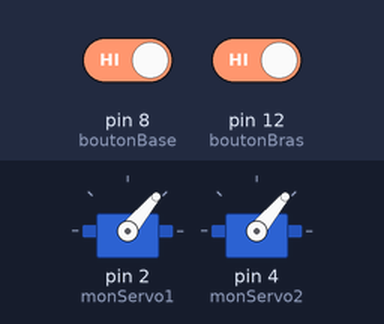
The sketch below on a simulated Arduino Uno, built with avr-gcc and run on an emulated ATmega328P. Parts: 2 × servo. Inputs (shaded band) come from the test bench; at power-on: pin 8 (boutonBase) HIGH, pin 12 (boutonBras) HIGH.

Above: at 1.3 s.
1.4 s: pin 8 (boutonBase) driven LOW
4.4 s: pin 12 (boutonBras) driven LOW
At 4.58 s:
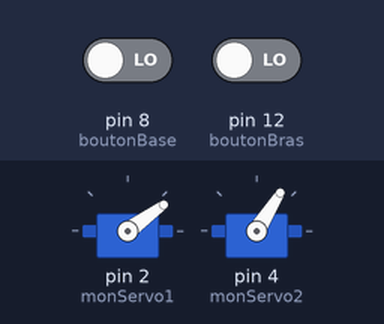
7.4 s: pin 8 (boutonBase) driven HIGH
At 7.61 s:
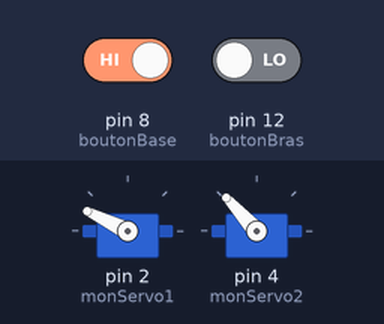
10.4 s: pin 8 (boutonBase) driven LOW
At 10.94 s:
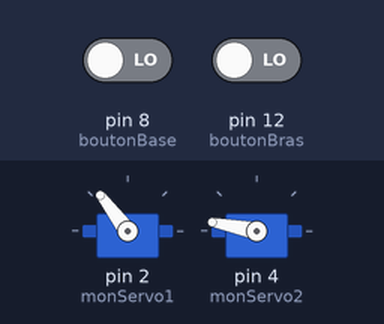
13.4 s: pin 8 (boutonBase) driven HIGH
At 13.66 s:
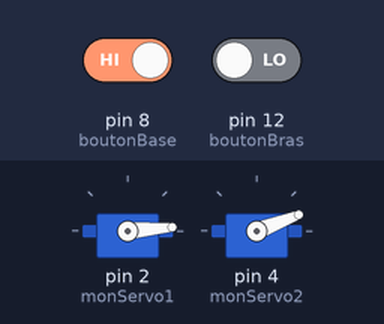
16.4 s: pin 8 (boutonBase) driven LOW
At 16.69 s:
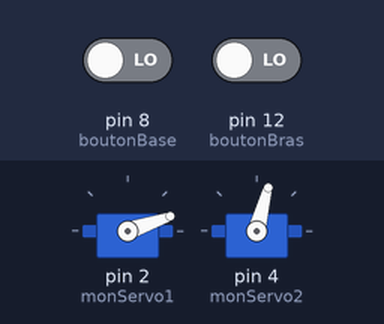
Timing chart, 0 to 22.5 s (numbered marks = the images above; inputs shaded):
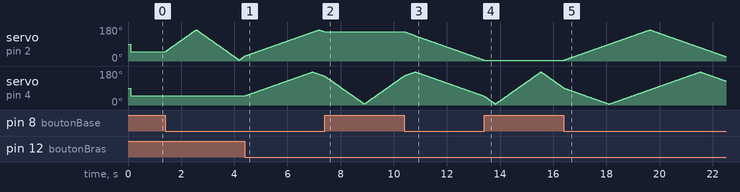

The sketch:

bras_avancee.ino
```cpp
#include <Servo.h>

Servo monServo1;
Servo monServo2;
int posiMoteur = 0;
int boutonBase = 8;
int boutonBras = 12;
int monteeBras = 1;
int monteeBase = 1;
int posiBase = 50;
int posiBras = 50;
int mvtBase;
int mvtBras;

void setup() {
  // put your setup code here, to run once:
monServo1.attach(2);
monServo2.attach(4);
pinMode(boutonBase, INPUT);
pinMode(boutonBras, INPUT);
delay(100);
monServo1.write(posiBase);
monServo2.write(posiBras);
}

void loop() {
  // put your main code here, to run repeatedly:
  mvtBase = digitalRead(boutonBase);
  mvtBras = digitalRead(boutonBras);

if(monteeBase == 1)
{
  if(mvtBase == 0)
  {
      monServo1.write(posiBase);
      posiBase ++;
      delay(10);
  }
}
if(monteeBras == 1)
{
   if(mvtBras == 0)
  {
      monServo2.write(posiBras);
      posiBras ++;
      delay(10);
  }
}


if(monteeBase == 0)
{
  if(mvtBase == 0)
  {
      monServo1.write(posiBase);
      posiBase --;
      delay(10);
  }
}

if(monteeBras == 0)
{
    if(mvtBras == 0)
  {
      monServo2.write(posiBras);
      posiBras --;
      delay(10);
  }

}

if(posiBras == 175)
{
  monteeBras = 0;
}
if(posiBras == 5)
{
  monteeBras = 1;
}

if(posiBase == 165)
{
  monteeBase = 0;
}
if(posiBase == 5)
{
  monteeBase = 1;
}
}
```

Measured:
- after the input at 4.4 s, servo on pin 4 (monServo2): rises from 50° to 175° in 2.5 s, then falls to 153° in 0.44 s
- after the input at 7.4 s, servo on pin 2 (monServo1): goes on until 7.4 s, then stays 154°
- after the input at 10.4 s, servo on pin 2 (monServo1): moves from 154° to 5° over 3.0 s, starting at once
- after the input at 13.4 s, servo on pin 2 (monServo1): stays 5° (without the input it goes to 6° after 0.01 s)
- after the input at 16.4 s, servo on pin 2 (monServo1): rises from 5° to 165° in 3.2 s, then falls to 23° in 2.9 s
- by itself, servo on pin 2 (monServo1): rises from 27° to 165° in 2.8 s, then falls to 155° in 0.20 s
